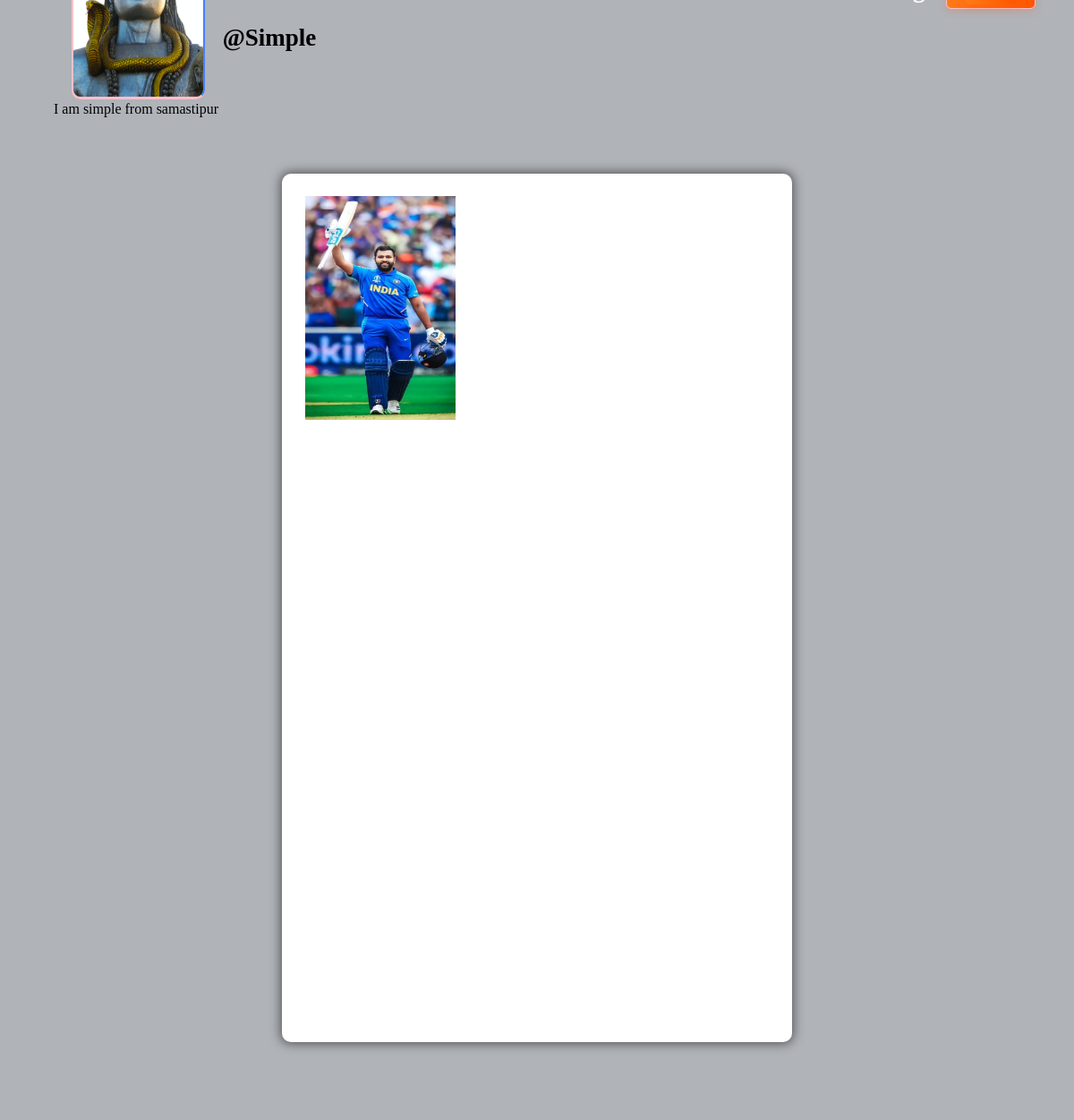
/profile/Simple (signed in), run on the app's committed database.
### core/models.py (models this page shows, shortened)
class Profile(models.Model):
    user = models.ForeignKey(User, on_delete=models.CASCADE)
    id_user = models.IntegerField()
    bio = models.TextField(blank=True)
    profileimg = models.ImageField(upload_to='profile_images', default='blank-profile-picture.png')
    location = models.CharField(max_length=100, blank=True)

class Post(models.Model):
    id = models.UUIDField(primary_key=True, default=uuid.uuid4)
    user = models.CharField(max_length=100)
    image = models.ImageField(upload_to='post_images')
    caption = models.TextField()
    created_at = models.DateTimeField(default=datetime.now)
    no_of_likes = models.IntegerField(default=0)

### core/views.py (the view)
# urls.py: path('profile/<str:pk>', views.profile, name='profile'),
@login_required(login_url='signin')
def profile(request, pk):
    user_object = User.objects.get(username=pk)
    user_profile = Profile.objects.get(user=user_object)
    user_posts = Post.objects.filter(user=pk)
    user_post_length = len(user_posts)
    follower = request.user.username
    user = pk
    if FollowersCount.objects.filter(follower=follower, user=user).first():
        button_text = 'Unfollow'
    else:
        button_text = 'Follow'
    user_followers = len(FollowersCount.objects.filter(user=pk))
    user_following = len(FollowersCount.objects.filter(follower=pk))
    context = {
        'user_object': user_object,
        'user_profile': user_profile,
        'user_posts': user_posts,
        'user_post_length': user_post_length,
        'button_text': button_text,
        'user_followers': user_followers,
        'user_following': user_following,
    }
    return render(request, 'profile.html', context)

### templates/profile.html (shortened to what this page needs)
{% load static %}
<!DOCTYPE html>
<html lang="en">
<head>
    <link rel="stylesheet" href="{% static 'css/main.min.css' %}">
    <link rel="stylesheet" href="{% static 'css/style.css' %}">
    <link rel="stylesheet" href="{% static 'css/color.css' %}">
    <link rel="stylesheet" href="{% static 'css/responsive.css' %}">
</head>
<body>
	<section>
			<div class="feature-photo">
				<figure><img src="{% static 'images/resources/time.png' %}" alt=""></figure>
				<form action="/follow" method="POST">
					<div class="add-btn">
					{% if user_object.username == user.username %}
					<a href="/settings" data-ripple="">Account Settings</a>
					{% else %}
					<a data-ripple=""><button type="submit" style="background-color: #ffc0cb; border: #ffc0cb;">{{button_text}}</button></a>
					{% endif %}
					</div>
				</form>
				<div class="container-fluid">
					<div class="row merged">
						<div class="col-lg-2 col-sm-3">
							<div class="user-avatar">
								<figure>
									<img src="{{user_profile.profileimg.url}}" style="height: 250px; width: 100%;" alt="">
								</figure>
							</div>
						</div>
						<div class="col-lg-10 col-sm-9">
							<div class="timeline-info">
								<ul>
									<li class="admin-name">
									  <h5 style="color: black;white-space: nowrap; width: 110px; font-size: 27px;"><b>@{{user_profile.user.username}}</b></h5>
									</li>
								</ul>
							</div>
						</div>
					</div>
				</div>
			</div>
		</section>
		<section>
			<div class="bio">
					{{user_profile.bio}}
			</div>
		</section>
	<section>
		<div class="gap gray-bg">
			<div class="container-fluid">
				<div class="row">
					<div class="col-lg-12">
						<div class="row" id="page-contents">
							<div class="col-lg-3">
								<aside class="sidebar static">
								</aside>
							</div>
							<div class="col-lg-6">
								<div class="central-meta">
									<ul class="photos">
										{% for post in user_posts %}
										<li>
											<a class="strip" href="{{post.image.url}}" title="" data-strip-group="mygroup" data-strip-group-options="loop: false">
												<img src="{{post.image.url}}" style="height: 250px; width: 300px;" alt=""></a>
										</li>
										{% endfor %}
									</ul>
								</div>
							</div>
							<div class="col-lg-3">
								<aside class="sidebar static">
								</aside>
							</div>
						</div>
					</div>
				</div>
			</div>
		</div>
	</section>
</body>
</html>

### static/css/color.css (style rules this page uses)
:root { --primary-color: #ff7a18; --primary-hover: #ff5500; --light-text: #ffffff; --text-glow: 0 0 5px rgba(255, 85, 0, 0.5); }
#nprogress .bar, .timeline-info > ul li a::before, .add-btn > a, .activitiez > li::before, form button, .colla-apps > li a:hover, a.underline:before, .setting-row input:checked + label, .user-avatar:hover .edit-phto, .error-meta > a, .color-bg, .add-butn, .nav.nav-tabs.likes-btn > li a.active, a.dislike-btn, .drop > a:hover, .btn-view.btn-load-more:hover, .accordion .card h5 button[aria-expanded="true"], .chat-head, .f-page > figure em, .inbox-panel-head > ul > li > a, .nav-tabs--left .nav-link.active, .nav-tabs--left .nav-link.active:hover, footer .widget-title h4::before, #topcontrol, .sidebar .widget-title::before, .f-title::before, .g-post-classic > figure > i::after, .purify > a, .help-list > a:hover, .open-position::before, .info > a, .category-box:hover, .category-box.selected, a.main-btn, .section-heading::before, .getquot-baner, .more-branches > h4::before, .is-helpful > a, .cart-optionz > li > a:hover, .paginationz > li a:hover, .paginationz > li a.active, .shopping-cart, a.btn2:hover, .form-submit > input[type="submit"], button.submit-checkout, .delete-cart:hover, .proceed .button, .amount-area .update-cart, a.addnewforum, .apply-bttons > a { background: linear-gradient(to right, #ff7a18, #ff5500); color: white; transition: all 0.3s ease; border-radius: 6px; box-shadow: 0 3px 8px rgba(255, 85, 0, 0.2); }

### static/css/responsive.css (style rules this page uses)
@media screen and (max-width: 1281px) and (min-width: 1024px) { .photos > li { min-width: 32.2%; width: 32.2%; } }
@media screen and (max-width: 1281px) and (min-width: 1024px) { .timeline-info { line-height: 51px; } }
@media screen and (max-width: 1281px) and (min-width: 1024px) { .timeline-info .admin-name > h5 { font-size: 20px; } }
@media screen and (max-width: 1281px) and (min-width: 1024px) { .user-avatar { width: 80.2% } }

### data on the page
Profile: profileimg (picture), user.username "Simple", bio "I am simple from samastipur"
Post: image (picture)
